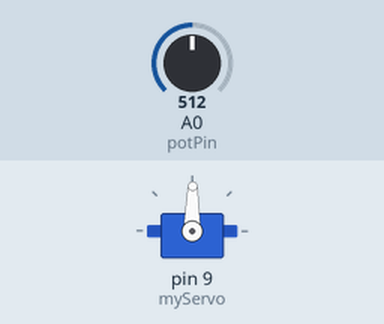
Bench run of a sketch on a simulated Arduino Uno, built with avr-gcc and run on an emulated ATmega328P. Parts: servo. Inputs (shaded band) come from the test bench; at power-on: A0 (potPin) = 512. What the sketch prints to the serial monitor is not drawn.

Above: at 1.2 s.
1.3 s: A0 (potPin) set to 564
At 2.7 s:
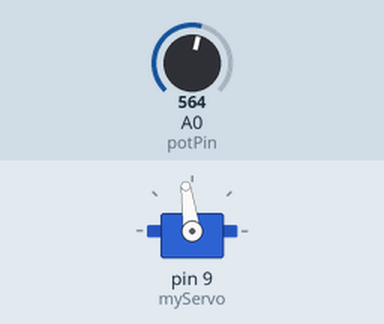
3.3 s: A0 (potPin) set to 590
At 4.5 s:
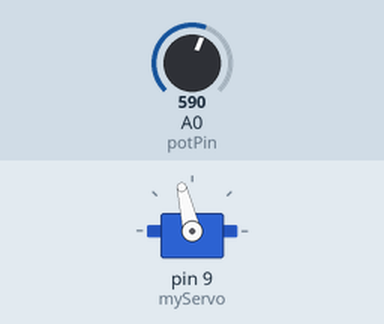
4.8 s: A0 (potPin) set to 306
At 6.0 s:
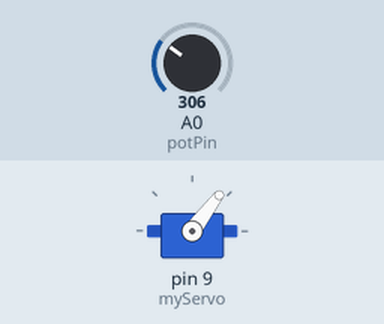
6.3 s: A0 (potPin) set to 107
At 6.7 s:
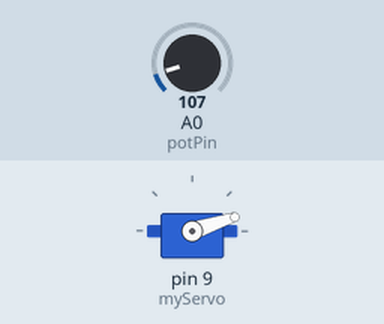
7.8 s: A0 (potPin) set to 92
At 9.2 s:
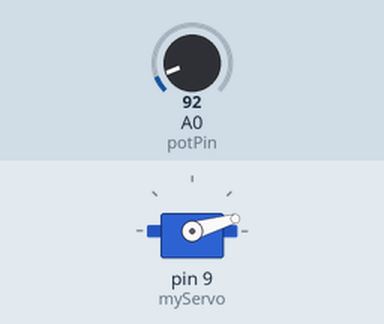
9.6 s: A0 (potPin) set to 122
At 10.3 s:
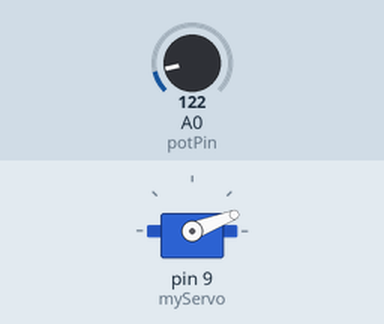
Timing chart, 0 to 12.1 s (numbered marks = the images above; inputs shaded):
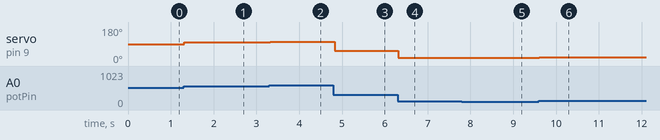

The sketch:

pot_to_motor.ino
```cpp
#include <Servo.h>

Servo myServo;

int const potPin = A0;
int potVal;
int angle;

void setup() {

  //connecting the servomotor to pin ~9
  myServo.attach(9);

  //for debugging
  Serial.begin(9600);

}

void loop() {

  //read from the dial
  potVal = analogRead(potPin);
  Serial.print("potVal: ");
  Serial.print(potVal);

  //convert the dial to values for the motor
  angle = map(potVal, 0, 1023, 0, 179);
  Serial.print(", angle:");
  Serial.print(angle);

  //move to motor angle
  myServo.write(angle);
  delay(15);

}
```

Measured:
- after the input at 1.3 s, servo on pin 9 (myServo): 89° → 98° at once
- after the input at 3.3 s, servo on pin 9 (myServo): 98° → 103° at once
- after the input at 4.8 s, servo on pin 9 (myServo): 103° → 53° at once
- after the input at 6.3 s, servo on pin 9 (myServo): 53° → 18° at once
- after the input at 7.8 s, servo on pin 9 (myServo): 18° → 16° at once
- after the input at 9.6 s, servo on pin 9 (myServo): 16° → 21° at once
